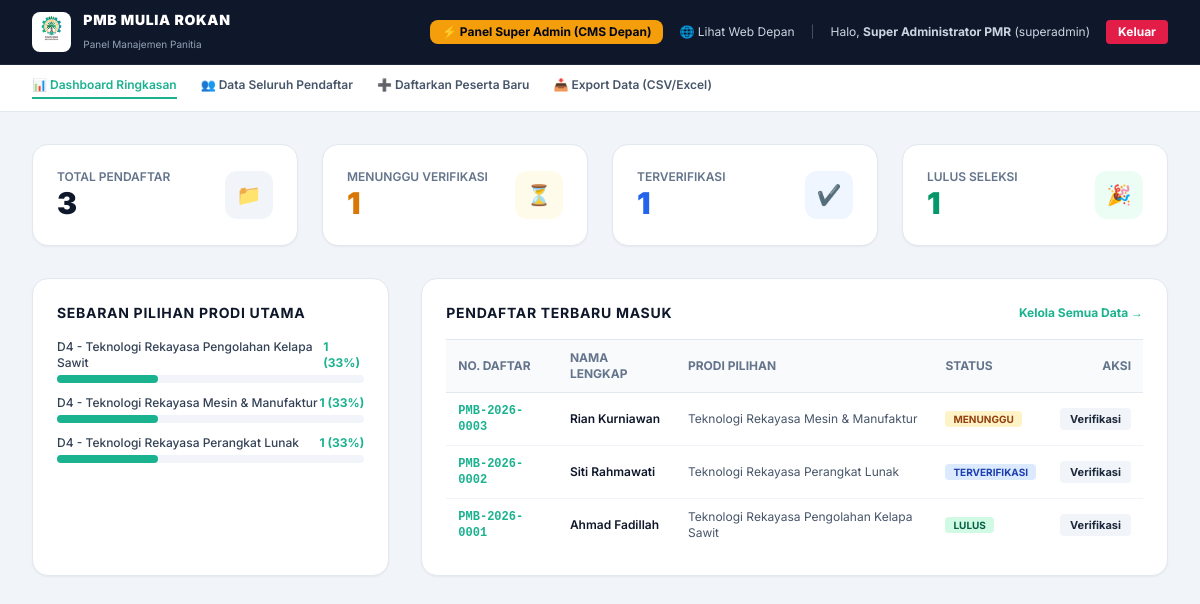
/admin/index.php (signed in), run on the app's committed database.
### tables this page shows
CREATE TABLE `pendaftar` (
  `id` int(11) NOT NULL AUTO_INCREMENT,
  `no_pendaftaran` varchar(30) NOT NULL UNIQUE,
  `nama_lengkap` varchar(150) NOT NULL,
  `nik` varchar(20) NOT NULL,
  `jenis_kelamin` enum('L','P') NOT NULL,
  `tempat_lahir` varchar(100) NOT NULL,
  `tanggal_lahir` date NOT NULL,
  `no_whatsapp` varchar(20) NOT NULL,
  `email` varchar(100) NOT NULL,
  `alamat` text NOT NULL,
  `asal_sekolah` varchar(150) NOT NULL,
  `jurusan_sekolah` varchar(100) DEFAULT NULL,
  `tahun_lulus` year(4) NOT NULL,
  `jalur_id` int(11) NOT NULL,
  `prodi_pilihan_1` int(11) NOT NULL,
  `prodi_pilihan_2` int(11) DEFAULT NULL,
  `foto` varchar(255) DEFAULT NULL,
  `berkas_rapor` varchar(255) DEFAULT NULL,
  `berkas_kk` varchar(255) DEFAULT NULL,
  `status_seleksi` enum('menunggu','terverifikasi','lulus','tidak_lulus') NOT NULL DEFAULT 'menunggu',
  `catatan_panitia` text DEFAULT NULL,
  `created_at` timestamp NOT NULL DEFAULT CURRENT_TIMESTAMP,
  PRIMARY KEY (`id`),
  KEY `fk_pendaftar_jalur` (`jalur_id`),
  KEY `fk_pendaftar_prodi1` (`prodi_pilihan_1`),
  KEY `fk_pendaftar_prodi2` (`prodi_pilihan_2`),
  CONSTRAINT `fk_pendaftar_jalur` FOREIGN KEY (`jalur_id`) REFERENCES `jalur_pendaftaran` (`id`) ON DELETE CASCADE,
  CONSTRAINT `fk_pendaftar_prodi1` FOREIGN KEY (`prodi_pilihan_1`) REFERENCES `program_studi` (`id`) ON DELETE CASCADE,
  CONSTRAINT `fk_pendaftar_prodi2` FOREIGN KEY (`prodi_pilihan_2`) REFERENCES `program_studi` (`id`) ON DELETE SET NULL
);

CREATE TABLE `program_studi` (
  `id` int(11) NOT NULL AUTO_INCREMENT,
  `kode_prodi` varchar(20) NOT NULL UNIQUE,
  `nama_prodi` varchar(100) NOT NULL,
  `jenjang` enum('D3','D4') NOT NULL,
  `akreditasi` varchar(10) NOT NULL DEFAULT 'Baik',
  `kuota` int(11) NOT NULL DEFAULT 60,
  `deskripsi` text DEFAULT NULL,
  `prospek_karir` text DEFAULT NULL,
  PRIMARY KEY (`id`)
);

### admin/index.php (the view, shortened to what this page needs)
<?php
require_once __DIR__ . '/../config/database.php';
$total_pendaftar = $pdo->query("SELECT COUNT(*) FROM pendaftar")->fetchColumn();
$total_menunggu = $pdo->query("SELECT COUNT(*) FROM pendaftar WHERE status_seleksi = 'menunggu'")->fetchColumn();
$total_terverifikasi = $pdo->query("SELECT COUNT(*) FROM pendaftar WHERE status_seleksi = 'terverifikasi'")->fetchColumn();
$total_lulus = $pdo->query("SELECT COUNT(*) FROM pendaftar WHERE status_seleksi = 'lulus'")->fetchColumn();
$stmt_recent = $pdo->query("SELECT p.*, j.nama_jalur, p1.nama_prodi
                            FROM pendaftar p
                            LEFT JOIN jalur_pendaftaran j ON p.jalur_id = j.id
                            LEFT JOIN program_studi p1 ON p.prodi_pilihan_1 = p1.id
                            ORDER BY p.id DESC LIMIT 5");
$recent_pendaftar = $stmt_recent->fetchAll();
$stmt_prodi_stat = $pdo->query("SELECT p1.nama_prodi, p1.jenjang, COUNT(p.id) as total
                                FROM program_studi p1
                                LEFT JOIN pendaftar p ON p1.id = p.prodi_pilihan_1
                                GROUP BY p1.id");
$prodi_stats = $stmt_prodi_stat->fetchAll();
?>
<!DOCTYPE html>
<html lang="id">
<head>
  <script src="https://cdn.tailwindcss.com"></script>
  <link rel="stylesheet" href="../assets/css/style.css">
</head>
<body class="bg-slate-100 font-['Inter'] text-slate-800">
  <nav class="bg-slate-900 text-white border-b border-slate-800">
    <div class="max-w-7xl mx-auto px-4 sm:px-6 lg:px-8">
      <div class="flex justify-between items-center h-16">
        <div class="flex items-center gap-3">
          <div class="p-1 bg-white rounded-lg shadow-xs">
            <img src="../assets/images/logo-politeknik.png" alt="Logo" class="h-8 w-auto">
          </div>
          <div>
            <h1 class="text-sm font-black uppercase tracking-wider">PMB Mulia Rokan</h1>
            <span class="text-[10px] text-slate-400">Panel Manajemen Panitia</span>
          </div>
        </div>
        <div class="flex items-center gap-4 text-xs">
          <?php if ($_SESSION['admin_role'] === 'superadmin'): ?>
            <a href="../super-admin/index.php" class="px-3 py-1 bg-amber-500 hover:bg-amber-600 text-slate-950 font-bold rounded-lg transition flex items-center gap-1">
              <span>⚡ Panel Super Admin (CMS Depan)</span>
            </a>
          <?php endif; ?>
          <a href="../index.php" target="_blank" class="text-slate-300 hover:text-white flex items-center gap-1">
            <span>🌐 Lihat Web Depan</span>
          </a>
          <span class="text-slate-600">|</span>
          <span class="text-slate-300">Halo, <strong><?= htmlspecialchars($_SESSION['admin_nama']); ?></strong> (<?= htmlspecialchars($_SESSION['admin_role']); ?>)</span>
          <a href="logout.php" class="px-3 py-1 bg-rose-600 hover:bg-rose-700 text-white rounded font-bold transition">
            Keluar
          </a>
        </div>
      </div>
    </div>
  </nav>
  <div class="bg-white border-b border-slate-200">
    <div class="max-w-7xl mx-auto px-4 sm:px-6 lg:px-8 flex gap-6 text-xs font-semibold py-3 overflow-x-auto">
      <a href="index.php" class="text-primary border-b-2 border-primary pb-1">📊 Dashboard Ringkasan</a>
      <a href="pendaftar.php" class="text-slate-600 hover:text-primary transition">👥 Data Seluruh Pendaftar</a>
      <a href="tambah_pendaftar.php" class="text-slate-600 hover:text-primary transition">➕ Daftarkan Peserta Baru</a>
      <a href="export_excel.php" class="text-slate-600 hover:text-primary transition">📥 Export Data (CSV/Excel)</a>
    </div>
  </div>
  <main class="max-w-7xl mx-auto px-4 sm:px-6 lg:px-8 py-8 space-y-8">
    <div class="grid grid-cols-1 sm:grid-cols-2 lg:grid-cols-4 gap-6">
      <div class="bg-white p-6 rounded-2xl border border-slate-200 shadow-sm flex items-center justify-between">
        <div>
          <span class="text-xs text-slate-500 font-semibold block uppercase">Total Pendaftar</span>
          <span class="text-3xl font-black text-slate-900"><?= $total_pendaftar; ?></span>
        </div>
        <div class="w-12 h-12 rounded-xl bg-slate-100 text-slate-700 flex items-center justify-center text-xl font-bold">
          📁
        </div>
      </div>
      <div class="bg-white p-6 rounded-2xl border border-slate-200 shadow-sm flex items-center justify-between">
        <div>
          <span class="text-xs text-slate-500 font-semibold block uppercase">Menunggu Verifikasi</span>
          <span class="text-3xl font-black text-amber-600"><?= $total_menunggu; ?></span>
        </div>
        <div class="w-12 h-12 rounded-xl bg-amber-50 text-amber-600 flex items-center justify-center text-xl font-bold">
          ⏳
        </div>
      </div>
      <div class="bg-white p-6 rounded-2xl border border-slate-200 shadow-sm flex items-center justify-between">
        <div>
          <span class="text-xs text-slate-500 font-semibold block uppercase">Terverifikasi</span>
          <span class="text-3xl font-black text-blue-600"><?= $total_terverifikasi; ?></span>
        </div>
        <div class="w-12 h-12 rounded-xl bg-blue-50 text-blue-600 flex items-center justify-center text-xl font-bold">
          ✔️
        </div>
      </div>
      <div class="bg-white p-6 rounded-2xl border border-slate-200 shadow-sm flex items-center justify-between">
        <div>
          <span class="text-xs text-slate-500 font-semibold block uppercase">Lulus Seleksi</span>
          <span class="text-3xl font-black text-emerald-600"><?= $total_lulus; ?></span>
        </div>
        <div class="w-12 h-12 rounded-xl bg-emerald-50 text-emerald-600 flex items-center justify-center text-xl font-bold">
          🎉
        </div>
      </div>
    </div>
    <div class="grid grid-cols-1 lg:grid-cols-3 gap-8">
      <div class="bg-white p-6 rounded-2xl border border-slate-200 shadow-sm space-y-4">
        <h3 class="text-sm font-bold text-slate-900 uppercase tracking-wider">Sebaran Pilihan Prodi Utama</h3>
        <div class="space-y-3">
          <?php foreach ($prodi_stats as $stat):
            $pct = $total_pendaftar > 0 ? round(($stat['total'] / $total_pendaftar) * 100) : 0;
          ?>
          <div>
            <div class="flex justify-between text-xs mb-1">
              <span class="font-medium text-slate-700"><?= htmlspecialchars($stat['jenjang']); ?> - <?= htmlspecialchars($stat['nama_prodi']); ?></span>
              <span class="font-bold text-primary"><?= $stat['total']; ?> (<?= $pct; ?>%)</span>
            </div>
            <div class="w-full bg-slate-100 rounded-full h-2">
              <div class="bg-primary h-2 rounded-full" style="width: <?= $pct; ?>%"></div>
            </div>
          </div>
          <?php endforeach; ?>
        </div>
      </div>
      <div class="lg:col-span-2 bg-white p-6 rounded-2xl border border-slate-200 shadow-sm space-y-4">
        <div class="flex justify-between items-center">
          <h3 class="text-sm font-bold text-slate-900 uppercase tracking-wider">Pendaftar Terbaru Masuk</h3>
          <a href="pendaftar.php" class="text-xs font-bold text-primary hover:underline">Kelola Semua Data &rarr;</a>
        </div>
        <div class="overflow-x-auto">
          <table class="w-full text-xs text-left">
            <thead class="bg-slate-50 text-slate-500 uppercase border-y border-slate-200">
              <tr>
                <th class="py-2.5 px-3">No. Daftar</th>
                <th class="py-2.5 px-3">Nama Lengkap</th>
                <th class="py-2.5 px-3">Prodi Pilihan</th>
                <th class="py-2.5 px-3">Status</th>
                <th class="py-2.5 px-3 text-right">Aksi</th>
              </tr>
            </thead>
            <tbody class="divide-y divide-slate-100">
              <?php foreach ($recent_pendaftar as $p): ?>
              <tr>
                <td class="py-2.5 px-3 font-mono font-bold text-primary"><?= htmlspecialchars($p['no_pendaftaran']); ?></td>
                <td class="py-2.5 px-3 font-semibold text-slate-900"><?= htmlspecialchars($p['nama_lengkap']); ?></td>
                <td class="py-2.5 px-3 text-slate-600"><?= htmlspecialchars($p['nama_prodi']); ?></td>
                <td class="py-2.5 px-3">
                  <span class="px-2 py-0.5 rounded text-[10px] font-bold uppercase
                    <?= $p['status_seleksi'] === 'lulus' ? 'bg-emerald-100 text-emerald-800' :
                       ($p['status_seleksi'] === 'terverifikasi' ? 'bg-blue-100 text-blue-800' : 'bg-amber-100 text-amber-800'); ?>">
                    <?= htmlspecialchars($p['status_seleksi']); ?>
                  </span>
                </td>
                <td class="py-2.5 px-3 text-right">
                  <a href="pendaftar.php?edit=<?= $p['id']; ?>" class="px-2.5 py-1 bg-slate-100 hover:bg-primary hover:text-white rounded text-[11px] font-bold transition">
                    Verifikasi
                  </a>
                </td>
              </tr>
              <?php endforeach; ?>
            </tbody>
          </table>
        </div>
      </div>
    </div>
  </main>
</body>
</html>

### assets/css/style.css (style rules this page uses)
:root { --primary: #1bb28f; --primary-dark: #1b969d; --gear-left: #1bb28f; --gear-right: #1b969d; --primary-light: #e6faf5; --accent: #e9b35d; --accent-dark: #d99f43; --accent-light: #fffdf5; --bg-dark-navy: #0b1120; }
body { font-family: 'Plus Jakarta Sans', system-ui, -apple-system, BlinkMacSystemFont, "Segoe UI", Roboto, sans-serif; color: #f1f5f9; background-color: #0b1120; margin: 0; padding: 0; line-height: 1.6; }
.bg-primary { background-color: var(--primary); }
.text-primary { color: var(--primary); }
.border-primary { border-color: var(--primary); }

### data on the page
pendaftar: no_pendaftaran "PMB-2026-0003", nama_lengkap "Rian Kurniawan", prodi_pilihan_1.nama_prodi "Teknologi Rekayasa Mesin & Manufaktur", status_seleksi "MENUNGGU"
pendaftar: no_pendaftaran "PMB-2026-0002", nama_lengkap "Siti Rahmawati", prodi_pilihan_1.nama_prodi "Teknologi Rekayasa Perangkat Lunak", status_seleksi "TERVERIFIKASI"
pendaftar: no_pendaftaran "PMB-2026-0001", nama_lengkap "Ahmad Fadillah", prodi_pilihan_1.nama_prodi "Teknologi Rekayasa Pengolahan Kelapa Sawit", status_seleksi "LULUS"

### other printed values
$_SESSION['admin_nama'] "Super Administrator PMR"
$_SESSION['admin_role'] "superadmin"
$total_pendaftar "3"
$total_menunggu "1"
$total_terverifikasi "1"
$total_lulus "1"
$stat['jenjang'] "D4"
$stat['nama_prodi'] "Teknologi Rekayasa Pengolahan Kelapa Sawit"
$stat['total'] "1"
$pct "33"
$stat['nama_prodi'] "Teknologi Rekayasa Mesin & Manufaktur"
$stat['nama_prodi'] "Teknologi Rekayasa Perangkat Lunak"
